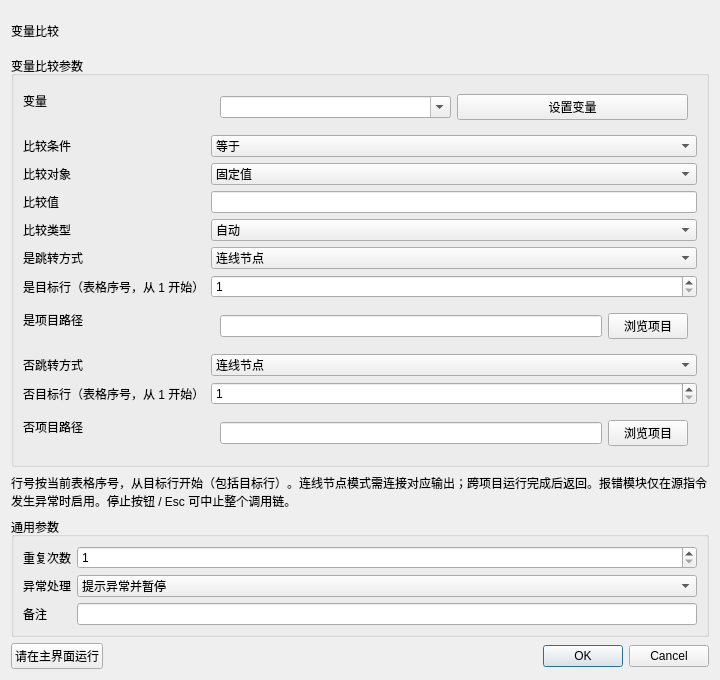
<?xml version="1.0" encoding="UTF-8"?>
<ui version="4.0"><class>InstructionEditor</class><widget class="QDialog" name="InstructionEditor">
<property name="geometry"><rect><x>0</x><y>0</y><width>720</width><height>680</height></rect></property>
<property name="windowTitle"><string>变量比较</string></property>
<layout class="QVBoxLayout" name="rootLayout">
<item><widget class="QLabel" name="titleLabel"><property name="text"><string>变量比较</string></property></widget></item>
<item><widget class="QGroupBox" name="parameterGroupBox"><property name="title"><string>变量比较参数</string></property><layout class="QFormLayout" name="parameterFormLayout"><item row="0" column="0"><widget class="QLabel" name="parameterLabel_0"><property name="text"><string>变量</string></property></widget></item><item row="0" column="1"><widget class="QWidget" name="parameterContainer_0" native="true"><layout class="QHBoxLayout" name="parameterLayout_0"><item><widget class="QComboBox" name="parameter_0"><property name="editable"><bool>true</bool></property></widget></item><item><widget class="QPushButton" name="auxiliary_0"><property name="text"><string>设置变量</string></property></widget></item></layout></widget></item>
<item row="1" column="0"><widget class="QLabel" name="parameterLabel_1"><property name="text"><string>比较条件</string></property></widget></item><item row="1" column="1"><widget class="QComboBox" name="parameter_1"><item><property name="text"><string>等于</string></property></item><item><property name="text"><string>不等于</string></property></item><item><property name="text"><string>大于</string></property></item><item><property name="text"><string>大于等于</string></property></item><item><property name="text"><string>小于</string></property></item><item><property name="text"><string>小于等于</string></property></item><item><property name="text"><string>包含</string></property></item><item><property name="text"><string>不包含</string></property></item></widget></item>
<item row="2" column="0"><widget class="QLabel" name="parameterLabel_2"><property name="text"><string>比较对象</string></property></widget></item><item row="2" column="1"><widget class="QComboBox" name="parameter_2"><item><property name="text"><string>固定值</string></property></item><item><property name="text"><string>变量</string></property></item></widget></item>
<item row="3" column="0"><widget class="QLabel" name="parameterLabel_3"><property name="text"><string>比较值</string></property></widget></item><item row="3" column="1"><widget class="QLineEdit" name="parameter_3"></widget></item>
<item row="4" column="0"><widget class="QLabel" name="parameterLabel_4"><property name="text"><string>比较类型</string></property></widget></item><item row="4" column="1"><widget class="QComboBox" name="parameter_4"><item><property name="text"><string>自动</string></property></item><item><property name="text"><string>数字</string></property></item><item><property name="text"><string>文本</string></property></item></widget></item>
<item row="5" column="0"><widget class="QLabel" name="parameterLabel_5"><property name="text"><string>是跳转方式</string></property></widget></item><item row="5" column="1"><widget class="QComboBox" name="parameter_5"><item><property name="text"><string>连线节点</string></property></item><item><property name="text"><string>当前项目行</string></property></item><item><property name="text"><string>其他项目行</string></property></item><item><property name="text"><string>继续执行</string></property></item></widget></item>
<item row="6" column="0"><widget class="QLabel" name="parameterLabel_6"><property name="text"><string>是目标行（表格序号，从 1 开始）</string></property></widget></item><item row="6" column="1"><widget class="QSpinBox" name="parameter_6"><property name="minimum"><number>1</number></property><property name="maximum"><number>1000000</number></property></widget></item>
<item row="7" column="0"><widget class="QLabel" name="parameterLabel_7"><property name="text"><string>是项目路径</string></property></widget></item><item row="7" column="1"><widget class="QWidget" name="parameterContainer_7" native="true"><layout class="QHBoxLayout" name="parameterLayout_7"><item><widget class="QLineEdit" name="parameter_7"></widget></item><item><widget class="QPushButton" name="auxiliary_7"><property name="text"><string>浏览项目</string></property></widget></item></layout></widget></item>
<item row="8" column="0"><widget class="QLabel" name="parameterLabel_8"><property name="text"><string>否跳转方式</string></property></widget></item><item row="8" column="1"><widget class="QComboBox" name="parameter_8"><item><property name="text"><string>连线节点</string></property></item><item><property name="text"><string>当前项目行</string></property></item><item><property name="text"><string>其他项目行</string></property></item><item><property name="text"><string>继续执行</string></property></item></widget></item>
<item row="9" column="0"><widget class="QLabel" name="parameterLabel_9"><property name="text"><string>否目标行（表格序号，从 1 开始）</string></property></widget></item><item row="9" column="1"><widget class="QSpinBox" name="parameter_9"><property name="minimum"><number>1</number></property><property name="maximum"><number>1000000</number></property></widget></item>
<item row="10" column="0"><widget class="QLabel" name="parameterLabel_10"><property name="text"><string>否项目路径</string></property></widget></item><item row="10" column="1"><widget class="QWidget" name="parameterContainer_10" native="true"><layout class="QHBoxLayout" name="parameterLayout_10"><item><widget class="QLineEdit" name="parameter_10"></widget></item><item><widget class="QPushButton" name="auxiliary_10"><property name="text"><string>浏览项目</string></property></widget></item></layout></widget></item></layout></widget></item>
<item><widget class="QLabel" name="helpLabel"><property name="text"><string>行号按当前表格序号，从目标行开始（包括目标行）。连线节点模式需连接对应输出；跨项目运行完成后返回。报错模块仅在源指令发生异常时启用。停止按钮 / Esc 可中止整个调用链。</string></property><property name="wordWrap"><bool>true</bool></property></widget></item>
<item><widget class="QGroupBox" name="commonGroupBox"><property name="title"><string>通用参数</string></property><layout class="QFormLayout" name="commonFormLayout">
<item row="0" column="0"><widget class="QLabel" name="repeatLabel"><property name="text"><string>重复次数</string></property></widget></item>
<item row="0" column="1"><widget class="QSpinBox" name="repeatSpinBox"><property name="minimum"><number>1</number></property><property name="maximum"><number>999999</number></property></widget></item>
<item row="1" column="0"><widget class="QLabel" name="errorPolicyLabel"><property name="text"><string>异常处理</string></property></widget></item>
<item row="1" column="1"><widget class="QComboBox" name="errorPolicyComboBox"><item><property name="text"><string>提示异常并暂停</string></property></item><item><property name="text"><string>提示异常并停止</string></property></item><item><property name="text"><string>自动跳过</string></property></item></widget></item>
<item row="2" column="0"><widget class="QLabel" name="noteLabel"><property name="text"><string>备注</string></property></widget></item>
<item row="2" column="1"><widget class="QLineEdit" name="noteEdit"/></item>
</layout></widget></item>
<item><layout class="QHBoxLayout" name="footerLayout"><item><widget class="QPushButton" name="testButton"><property name="text"><string>请在主界面运行</string></property></widget></item><item><widget class="QDialogButtonBox" name="buttonBox"><property name="standardButtons"><set>QDialogButtonBox::Cancel|QDialogButtonBox::Ok</set></property></widget></item></layout></item>
</layout></widget><resources/><connections/></ui>
